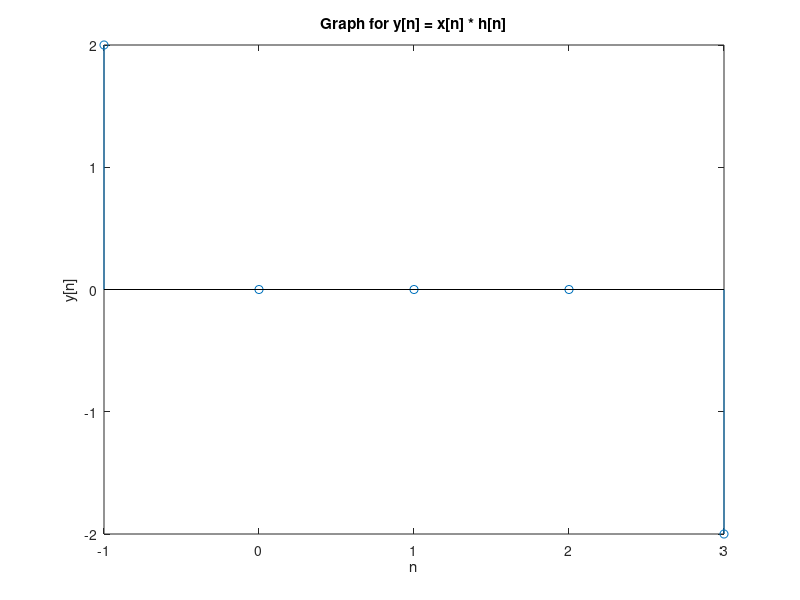

Write MATLAB code to recreate this figure.
% 2.7(a)
nh = -1:1; h = [2 0 -2];
nx = 0:2; x = [1 0 1];

ny = -1:3;
y = conv(x,h);
figure(1);
stem(ny,y);
title('Graph for y[n] = x[n] * h[n]');
xlabel('n'); ylabel('y[n]');